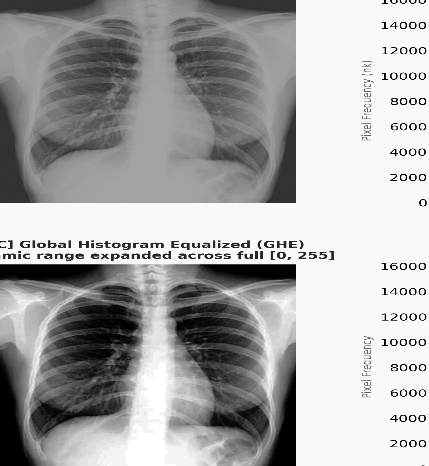
%> input picture Experiment_07/Inputs/images/Xray.jpg, 429 x 466 px
$ octave --eval "result = task_7_3;"   (GNU Octave 9; MATLAB toolbox functions it lacks are replaced by stand-ins)
%> lines starting %> are read from the running program, lines starting %| are printed output that depends on the picture
%% ==============================================================================
%% EXPERIMENT 07 - TASK 7.3: 1D TRANSECT & MACH BAND MEASUREMENT (MATLAB)
%% Extracts a 1-D pixel intensity profile across Row 150 (Columns 100 to 250)
%% intersecting the cortical bone margin, quantifies edge slope steepening (dI/dx),
%% overshoot peak height, and Mach band halo width.
%% Course: Medical Image Processing | Riphah International University
%% Faculty: Engr. Rana Talha Khalid
%% ==============================================================================

function metrics = task_7_3()
    fprintf('==============================================================================\n');
    fprintf('EXPERIMENT 07 - TASK 7.3: 1D TRANSECT & MACH BAND MEASUREMENT (MATLAB)\n');
    fprintf('==============================================================================\n');

    % Setup paths
    script_dir = fileparts(mfilename('fullpath'));
    exp_dir = fullfile(script_dir, '..');
    img_path = fullfile(exp_dir, 'Inputs', 'images', 'Xray.jpg');
    if ~exist(img_path, 'file')
        img_path = fullfile(exp_dir, '..', '..', 'images', 'Xray.jpg');
    end

    out_mat_dir = fullfile(exp_dir, 'Outputs', 'MATLAB');
    fig_dir = fullfile(exp_dir, 'Figures');
    tab_dir = fullfile(exp_dir, 'Tables');
    if ~exist(out_mat_dir, 'dir'); mkdir(out_mat_dir); end
    if ~exist(fig_dir, 'dir'); mkdir(fig_dir); end
    if ~exist(tab_dir, 'dir'); mkdir(tab_dir); end

    % 1. Load Image & Extract Mask
    img = imread(img_path);
%> img is the input picture: size 466x429 uint8; min 0, max 255, mean 168.1
    if size(img, 3) == 3; img = rgb2gray(img); end
    imgD = double(img);

    blurred = imgaussfilt(imgD, 1.5, 'FilterSize', 7);
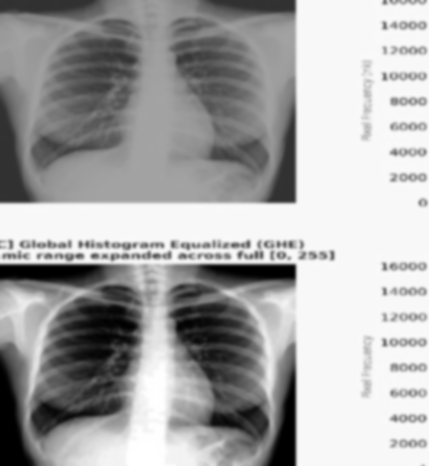
%> blurred: size 466x429 double; min 0, max 255, mean 168.1; mean of the top-left, top-right, bottom-left and bottom-right quarters 141.2, 201, 136.2, 193.7
    g_mask = imgD - blurred;
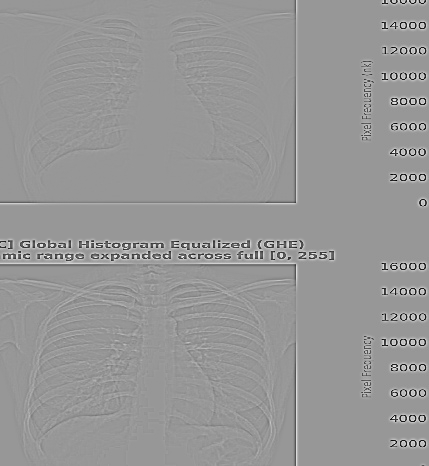
%> g_mask: size 466x429 double; min -202.1, max 138.5, mean 0; drawn with min black and max white

    sharp_k1_raw = imgD + 1.0 * g_mask;
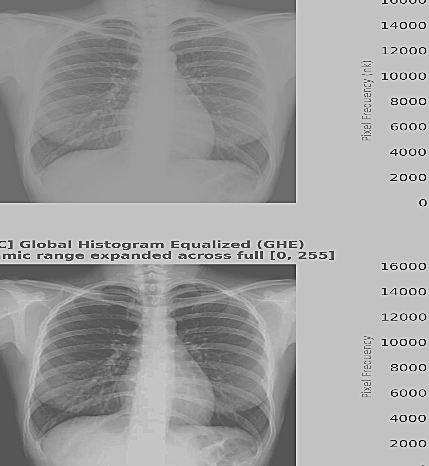
%> sharp_k1_raw: size 466x429 double; min -198.3, max 387.5, mean 168.1; drawn with min black and max white
    sharp_k3_raw = imgD + 3.0 * g_mask;
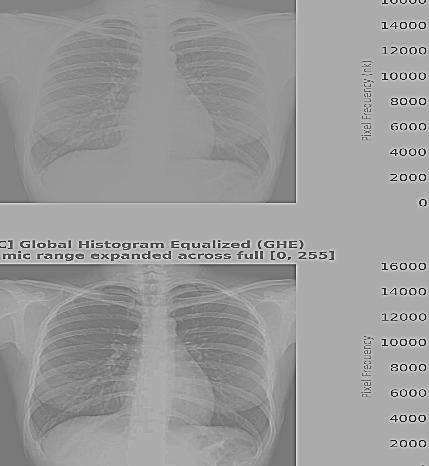
%> sharp_k3_raw: size 466x429 double; min -602.3, max 664.4, mean 168.1; drawn with min black and max white

    sharp_k1 = uint8(min(max(sharp_k1_raw, 0), 255));
    sharp_k3 = uint8(min(max(sharp_k3_raw, 0), 255));
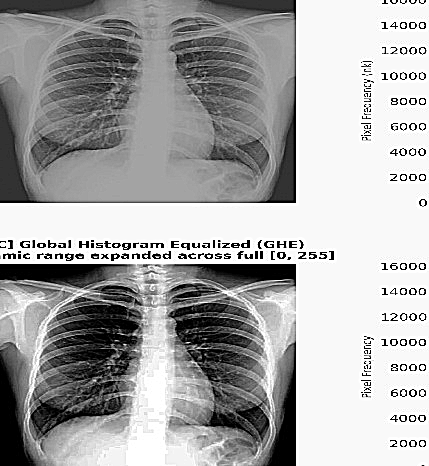
%> sharp_k3: size 466x429 uint8; min 0, max 255, mean 167.4

    % 2. Extract Transect across Row 150, Columns 100 to 250 (1-based: 101 to 250)
    prof_row = 150;
    c_start = 100;
    c_end = 250;
    cols = c_start:c_end;

    prof_orig = imgD(prof_row, cols);
%> prof_orig = 151 values, max 163 at index 37, min 68 at index 147, mean 131.5
    prof_k1 = sharp_k1_raw(prof_row, cols);
%> prof_k1 = 151 values, max 164.6 at index 70, min 61.19 at index 144, mean 132.1
    prof_k3 = sharp_k3_raw(prof_row, cols);
%> prof_k3 = 151 values, max 179.4 at index 12, min 43.58 at index 144, mean 133.3

    % Save transect overlay image
    img_rgb = repmat(img, [1, 1, 3]);
    img_rgb(prof_row-1:prof_row+1, c_start:c_end, 1) = 0;
    img_rgb(prof_row-1:prof_row+1, c_start:c_end, 2) = 255;
    img_rgb(prof_row-1:prof_row+1, c_start:c_end, 3) = 255;
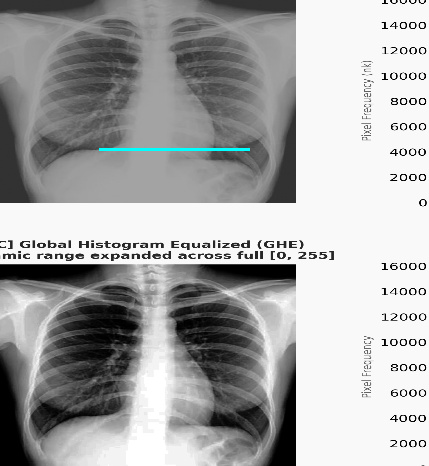
%> img_rgb: size 466x429x3 uint8; mean R, G, B 167.8, 168.4, 168.4
    imwrite(img_rgb, fullfile(out_mat_dir, 'exp07_task_7_3_transect_overlay_m.png'));

    % 3. Quantitative Measurements
    % Profile metrics helper
    function m = calc_profile_metrics(prof, label)
%> called with label = 'Original Scan'
        diffs = abs(diff(prof));
%> diffs = 150 values, max 16 at index 114, min 0 at index 13, mean 2.29
        max_slope = max(diffs);
%> max_slope = 16

        % Transition region in 1-based index (cols 200 to 225 corresponds to index 101:126)
        edge_region = prof(101:126);
%> edge_region = 26 values, max 140 at index 4, min 72 at index 22, mean 103.6
        peak_val = max(edge_region);
%> peak_val = 140
        trough_val = min(edge_region);
%> trough_val = 72
        baseline_bone = mean(prof(41:71));    % cols 140:170
%> baseline_bone = 162.6
        baseline_lung = mean(prof(116:136));  % cols 215:235
%> baseline_lung = 82.19

        overshoot = max(0.0, peak_val - baseline_bone);
%> overshoot = 0
        undershoot = max(0.0, baseline_lung - trough_val);
%> undershoot = 10.19

        if overshoot > 1.0
            half_max = baseline_bone + 0.5 * overshoot;
            halo_width = sum(edge_region >= half_max);
        else
            halo_width = 0.0;
        end

        comp = 'Pass (<= 2.0 px)';
        if halo_width > 2.0
            comp = 'FAIL (> 2.0 px, Broad Halo)';
        end

        m = struct('Condition', label, 'Max_Edge_Slope', max_slope, ...
                   'Overshoot_Peak', overshoot, 'Undershoot_Trough', undershoot, ...
                   'Mach_Band_Halo_Width_Px', halo_width, 'Halo_Compliance', comp);
%> m = {Max_Edge_Slope 16, Overshoot_Peak 0, Undershoot_Trough 10.19, Mach_Band_Halo_Width_Px 0}
    end

    m_orig = calc_profile_metrics(prof_orig, 'Original Scan');
%> m_orig has the same summary as m in calc_profile_metrics
    m_k1 = calc_profile_metrics(prof_k1, 'Unsharp Masking (k=1.0)');
%> m_k1 = {Max_Edge_Slope 24.38, Overshoot_Peak 0, Undershoot_Trough 16.14, Mach_Band_Halo_Width_Px 0}
    m_k3 = calc_profile_metrics(prof_k3, 'Over-Boosted (k=3.0)');
%> m_k3 = {Max_Edge_Slope 45.13, Overshoot_Peak 0, Undershoot_Trough 28.05, Mach_Band_Halo_Width_Px 0}

    metrics = [m_orig; m_k1; m_k3];
%> metrics = 3 items; Max_Edge_Slope, Overshoot_Peak, Undershoot_Trough and Mach_Band_Halo_Width_Px: 16 0 10.19 0, 24.38 0 16.14 0, 45.13 0 28.05 0

    fprintf('\n%-26s | %-14s | %-14s | %-16s | %-16s | %-20s\n', ...
            'Condition', 'Max Slope', 'Overshoot', 'Undershoot', 'Halo Width (px)', 'Halo Compliance');
    fprintf('----------------------------------------------------------------------------------------------------------------\n');
    for i = 1:length(metrics)
        fprintf('%-26s | %-14.2f | %-14.2f | %-16.2f | %-16.1f | %-20s\n', ...
                metrics(i).Condition, metrics(i).Max_Edge_Slope, metrics(i).Overshoot_Peak, ...
                metrics(i).Undershoot_Trough, metrics(i).Mach_Band_Halo_Width_Px, metrics(i).Halo_Compliance);
    end
%> this loop made 3 passes
%| Original Scan              | 16.00          | 0.00           | 10.19            | 0.0              | Pass (<= 2.0 px)
%| Unsharp Masking (k=1.0)    | 24.38          | 0.00           | 16.14            | 0.0              | Pass (<= 2.0 px)
%| Over-Boosted (k=3.0)       | 45.13          | 0.00           | 28.05            | 0.0              | Pass (<= 2.0 px)

    % Export CSV
    cond_col = {metrics.Condition}';
%> cond_col = {'Original Scan', 'Unsharp Masking (k=1.0)', 'Over-Boosted (k=3.0)'}
    slope_col = [metrics.Max_Edge_Slope]';
%> slope_col = [16; 24.38; 45.13]
    over_col = [metrics.Overshoot_Peak]';
%> over_col = [0; 0; 0]
    under_col = [metrics.Undershoot_Trough]';
%> under_col = [10.19; 16.14; 28.05]
    width_col = [metrics.Mach_Band_Halo_Width_Px]';
%> width_col = [0; 0; 0]
    comp_col = {metrics.Halo_Compliance}';
%> comp_col = {'Pass (<= 2.0 px)', 'Pass (<= 2.0 px)', 'Pass (<= 2.0 px)'}

    T = table(cond_col, slope_col, over_col, under_col, width_col, comp_col, ...
              'VariableNames', {'Condition', 'Max_Edge_Slope', 'Overshoot_Peak', ...
                               'Undershoot_Trough', 'Mach_Band_Halo_Width_Px', 'Halo_Compliance'});
%> T has the same summary as metrics
    writetable(T, fullfile(tab_dir, 'exp07_task_7_3_mach_band_metrics_matlab.csv'));

    % 4. Multi-panel Visualization Figure (1x3 Layout)
    fig = figure('Visible', 'off', 'Color', 'white', 'Position', [100, 100, 1600, 650]);

    % (a) Radiograph with Transect Line
    subplot(1, 3, 1);
    imshow(img); hold on;
    plot([c_start, c_end], [prof_row, prof_row], 'c-', 'LineWidth', 2.5);
    plot([c_start, c_end], [prof_row, prof_row], 'yo', 'MarkerFaceColor', 'y', 'MarkerSize', 6);
    hold off;
    title({'(a) Chest Radiograph with Transect (Cyan)', sprintf('Row %d, Columns [%d, %d]', prof_row, c_start, c_end)}, ...
          'FontSize', 10.5, 'FontWeight', 'bold', 'Color', [0.12, 0.23, 0.54]);

    % (b) 1-D Profiles
    subplot(1, 3, 2);
    plot(cols, prof_orig, 'Color', [0.28, 0.33, 0.41], 'LineWidth', 1.8, 'DisplayName', 'Original Radiograph'); hold on;
    plot(cols, prof_k1, 'Color', [0.09, 0.64, 0.29], 'LineWidth', 2.2, 'DisplayName', 'Unsharp Mask (k=1.0) [Optimum]');
    plot(cols, prof_k3, 'Color', [0.86, 0.15, 0.15], 'LineWidth', 1.8, 'LineStyle', '--', 'DisplayName', 'Over-Boosted (k=3.0) [Halos]');
    % highlight transition zone
    x_patch = [200, 220, 220, 200];
    y_limits = [min([prof_orig, prof_k1, prof_k3])-5, max([prof_orig, prof_k1, prof_k3])+5];
%> y_limits = [38.58 184.4]
    patch(x_patch, [y_limits(1), y_limits(1), y_limits(2), y_limits(2)], [1, 1, 0.8], ...
          'FaceAlpha', 0.3, 'EdgeColor', 'none', 'DisplayName', 'Bone-Lung Interface');
    hold off;
    xlabel('Column Pixel Coordinate', 'FontWeight', 'bold');
    ylabel('Pixel Intensity (0-255)', 'FontWeight', 'bold');
    title({'(b) 1-D Cortical Bone Transect Profile', '(Mach Band Overshoot & Edge Slope Steepening)'}, ...
          'FontSize', 10.5, 'FontWeight', 'bold', 'Color', [0.12, 0.23, 0.54]);
    legend('Location', 'northeast', 'FontSize', 8.5);
    grid on;

    % (c) Bar Chart of Metrics
    subplot(1, 3, 3);
    bar_data = [slope_col, over_col, width_col];
%> bar_data = [16 0 0; 24.38 0 0; 45.13 0 0]
    b = bar(bar_data);
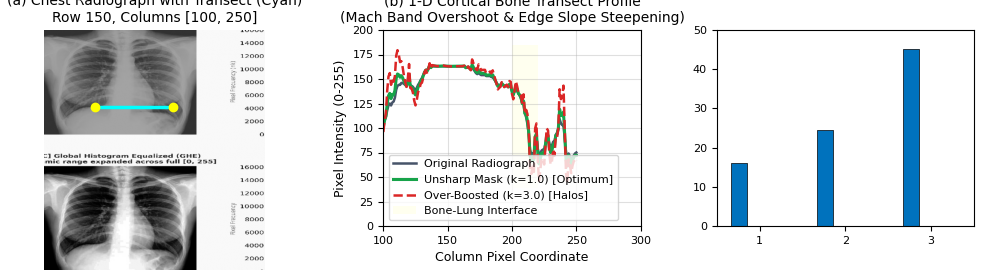
%> figure redrawn from the program's plot data, 3 panels
%> (the run ends here)

$ run again, with Experiment_07/Inputs/images/CT.jpg copied over Experiment_07/Inputs/images/Xray.jpg
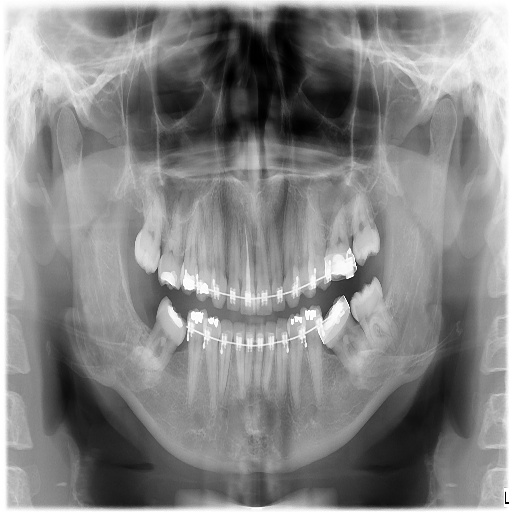
%> input picture Experiment_07/Inputs/images/CT.jpg, 512 x 512 px
%> in task_7_3, img is the input picture: size 512x512 uint8; min 0, max 255, mean 134.8
%> in task_7_3, `sharp_k3_raw = imgD + 3.0 * g_mask;`:
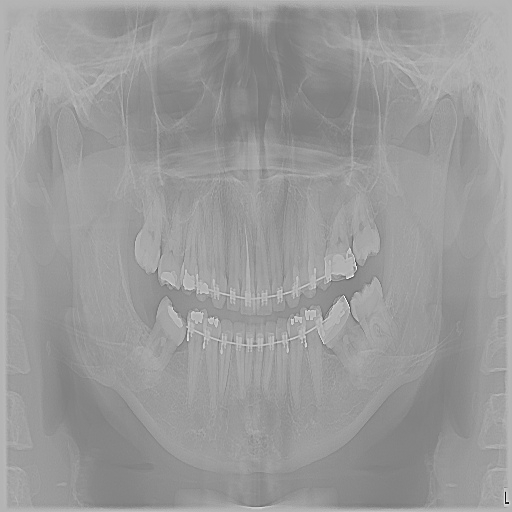
%> sharp_k3_raw: size 512x512 double; min -600.7, max 611.8, mean 134.8; drawn with min black and max white
%> prof_orig = 151 values, max 165 at index 29, min 58 at index 78, mean 103.2
%> prof_k1 = 151 values, max 171.1 at index 29, min 52.82 at index 78, mean 103.1
%> prof_k3 = 151 values, max 183.6 at index 117, min 42.46 at index 78, mean 103
%> diffs = 150 values, max 17 at index 58, min 0 at index 3, mean 4.06
%> max_slope = 17
%> edge_region = 26 values, max 133 at index 17, min 77 at index 26, mean 105.6
%> peak_val = 133
%> trough_val = 77
%> baseline_bone = 77.97
%> baseline_lung = 91.9
%> overshoot = 55.03
%> undershoot = 14.9
%> half_max = 105.5
%> halo_width = 15
%> m = {Max_Edge_Slope 17, Overshoot_Peak 55.03, Undershoot_Trough 14.9, Mach_Band_Halo_Width_Px 15}
%> m_orig has the same summary as m in calc_profile_metrics
%> m_k1 = {Max_Edge_Slope 29.84, Overshoot_Peak 73.92, Undershoot_Trough 15.82, Mach_Band_Halo_Width_Px 7}
%> m_k3 = {Max_Edge_Slope 57.51, Overshoot_Peak 111.7, Undershoot_Trough 22.23, Mach_Band_Halo_Width_Px 3}
%> metrics = 3 items; Max_Edge_Slope, Overshoot_Peak, Undershoot_Trough and Mach_Band_Halo_Width_Px: 17 55.03 14.9 15, 29.84 73.92 15.82 7, 57.51 111.7 22.23 3
%> the loop in task_7_3, `for i = 1:length(metrics)` made 3 passes
%| Original Scan              | 17.00          | 55.03          | 14.90            | 15.0             | FAIL (> 2.0 px, Broad Halo)
%| Unsharp Masking (k=1.0)    | 29.84          | 73.92          | 15.82            | 7.0              | FAIL (> 2.0 px, Broad Halo)
%| Over-Boosted (k=3.0)       | 57.51          | 111.71         | 22.23            | 3.0              | FAIL (> 2.0 px, Broad Halo)
%> cond_col = {'Original Scan', 'Unsharp Masking (k=1.0)', 'Over-Boosted (k=3.0)'}
%> slope_col = [17; 29.84; 57.51]
%> over_col = [55.03; 73.92; 111.7]
%> under_col = [14.9; 15.82; 22.23]
%> width_col = [15; 7; 3]
%> comp_col = {'FAIL (> 2.0 px, Broad Halo)', 'FAIL (> 2.0 px, Broad Halo)', 'FAIL (> 2.0 px, Broad Halo)'}
%> T has the same summary as metrics
%> y_limits = [37.46 188.6]
%> bar_data = [17 55.03 15; 29.84 73.92 7; 57.51 111.7 3]
%> in task_7_3, `b = bar(bar_data);`:
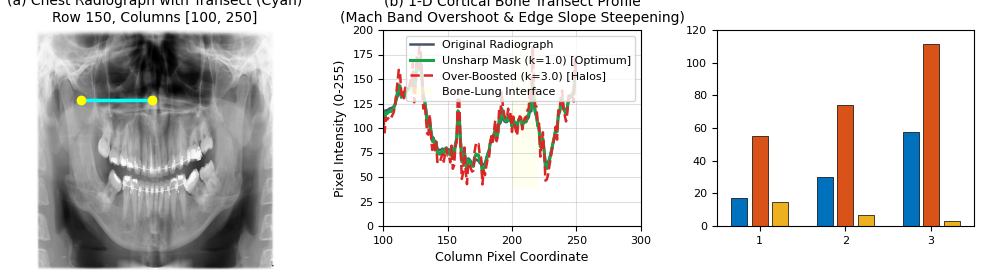
%> figure redrawn from the program's plot data, 3 panels
